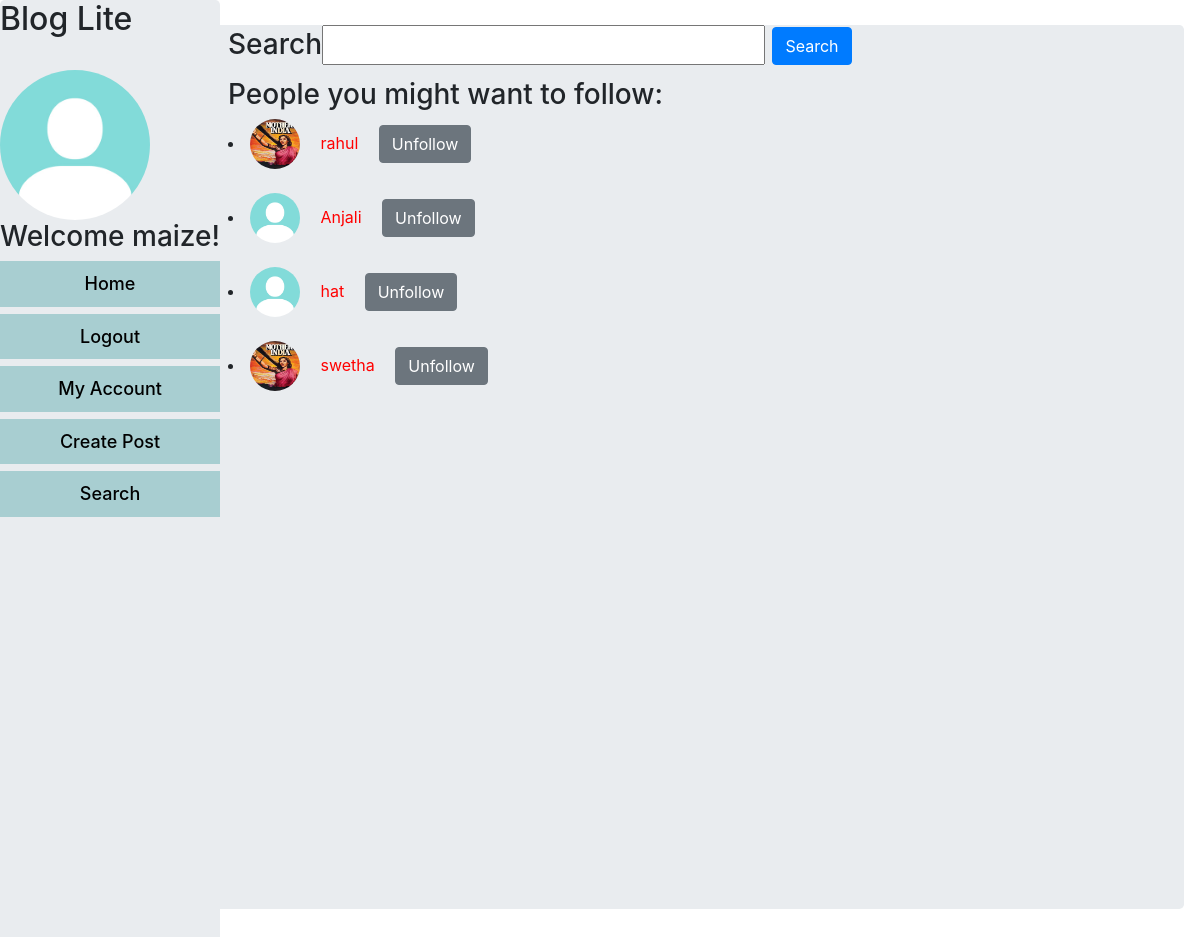
Screenshot of /Search (signed in) with the database file from the repository.
### app.py (models this page shows, shortened)
class User(db.Model, UserMixin):
    __tablename__ = 'users'
    id = db.Column(db.Integer, primary_key=True)
    username = db.Column(db.String(64), unique=True, index=True)
    password_hash = db.Column(db.String(128))
    post = db.relationship('Post', backref='author', cascade="all, delete-orphan", lazy=True)
    followed = db.relationship('User', secondary=followers, primaryjoin=(followers.c.follower_id == id),
                               secondaryjoin=(followers.c.followed_id == id),
                               backref=db.backref('followers', lazy='dynamic'), lazy='dynamic')
    profile_pic = db.Column(db.String(20),default='default.jpg')
    def is_following(self, user):
        return self.followed.filter(followers.c.followed_id == user.get_id()).count() > 0

### app.py (the view)
@app.route('/Search', methods=['GET', 'POST'])
@login_required
def search():
    form = SearchForm()
    form1 = FollowForm()
    form2 = UnfollowForm()
    users = db.session.query(User).filter(User.username != current_user.username)
    lister = []
    if form.validate_on_submit():
        name = form.name.data
        for u in users:
            if name in u.username:
                lister.append(u)
        return render_template('Search1.html', lister=lister, form=form, users=users, form1=form1, form2=form2)
    return render_template('Search.html', users=users, form=form, form1=form1, form2=form2)

### forms.py
class SearchForm(FlaskForm):
    name = StringField('Search ')
    submit = SubmitField('Search')

class FollowForm(FlaskForm):
    submit = SubmitField('Follow')

### app.py (called while the page is built)
@login_manager.user_loader
def load_user(user_id):    #this is to ensure the multiuser nature of the application.
    return User.query.get(user_id)

### templates/Search.html (shortened to what this page needs)
{% extends 'base.html' %}
{% block content %}
    <br>
    <div class="jumbotron">
    <form method="POST">
        <h3>{{ form.name.label }}{{ form.name() }}
            {{ form.submit(class="btn btn-primary") }}</h3>
    </form>
    <h3>People you might want to follow:</h3>
    {% for user in users %}
        {% if user != current_user %}
        {% if not current_user.is_following(user)  %}
            <li><img class="rounded-circle account-img" src="{{  url_for('static', filename='profile_pics/' + user.profile_pic) }}" style="width:50px;height:50px;" alt=""> <a href="{{ url_for('usernames',username=user.username)}}" style="color:red;">{{ user.username }}</a>
            <form action="{{ url_for('follow', username=user.username) }}" method="post">
                {{ form1.hidden_tag() }}
                {{ form1.submit(class="btn btn-primary") }}
            </form></li>
        {% else %}
        <li><img class="rounded-circle account-img" src="{{  url_for('static', filename='profile_pics/' + user.profile_pic) }}" style="width:50px;height:50px;" alt=""> <a href="{{ url_for('usernames',username=user.username)}}" style="color: red;">{{ user.username }}</a>
            <form action="{{ url_for('unfollow', username=user.username) }}" method="post">
                {{ form2.submit(class="btn btn-secondary") }}
            </form></li>
        {% endif %}
        {% endif %}
        <br>
    {% endfor %}
    </div>
{% endblock %}

### templates/base.html (shortened to what this page needs)
<!DOCTYPE html>
<html lang="en">
<head>
    <link rel="stylesheet" href="https://cdn.jsdelivr.net/npm/bootstrap@4.0.0/dist/css/bootstrap.min.css">
    </head>
<body>
<ul class="navbar-nav jumbotron" id="myUL">
    <h2>Blog Lite</h2>
    <br>
    <div class="content-section">
        <div class="media">
            <img class="rounded-circle account-img" src="{{  url_for('static', filename='profile_pics/' + current_user.profile_pic) }}" style="width:150px;height:150px;">
        </div>
    </div>
    <h3 class="text-center">Welcome {{ current_user.username }}!</h3>
      <li class="nav-item active">
          <h4 class="text-center"> <a class="nav-link" href="{{ url_for("general_feed") }}">Home </a></h4>
      </li>
      <li class="nav-item">
          <h4 class="text-center"><a class="nav-link" href="{{ url_for("logout") }}">Logout</a></h4>
      </li>
      <li class="nav-item">
          <h4 class="text-center"><a class="nav-link" href="{{ url_for('usernames', username=current_user.username) }}">My Account </a></h4>
      </li>
        <li class="nav-item">
            <h4 class="text-center"><a class="nav-link" href="{{ url_for("create_post") }}">Create Post  </a></h4>
      </li>
        <li class="nav-item">
            <h4 class="text-center"><a class="nav-link" href="{{ url_for("search") }}"> Search  </a></h4>
      </li>
</ul>
<div style="margin-left:15%;padding:1px 16px;height:1000px;">
    {% block content %}
    {% endblock %}
</div>
</body>
</html>

### templates/base.html (style rules this page uses)
body { margin: 0; }
#myUL { list-style-type: none; padding:0; margin: 0; }
ul { margin: 0; padding: 0; position: fixed; height: 100%; }
#myUL li a { border: 0px solid #ddd; margin-top: -1px; background-color: rgba(84, 167, 170, 0.44); padding: 12px; text-decoration: none; font-size: 18px; color: black; display: block }
li a { color: #000; padding: 8px 16px; text-decoration: none; }

### templates/Search.html (style rules this page uses)
form { display: inline-block; }
.jumbotron { background-size: cover; padding-top: 0%; padding-bottom: 50%; }

### rows the page displays
User: profile_pic (placeholder picture), username "maize"
User: profile_pic (picture), username "rahul"
User: profile_pic (placeholder picture), username "Anjali"
User: profile_pic (placeholder picture), username "hat"
User: profile_pic (picture), username "swetha"
